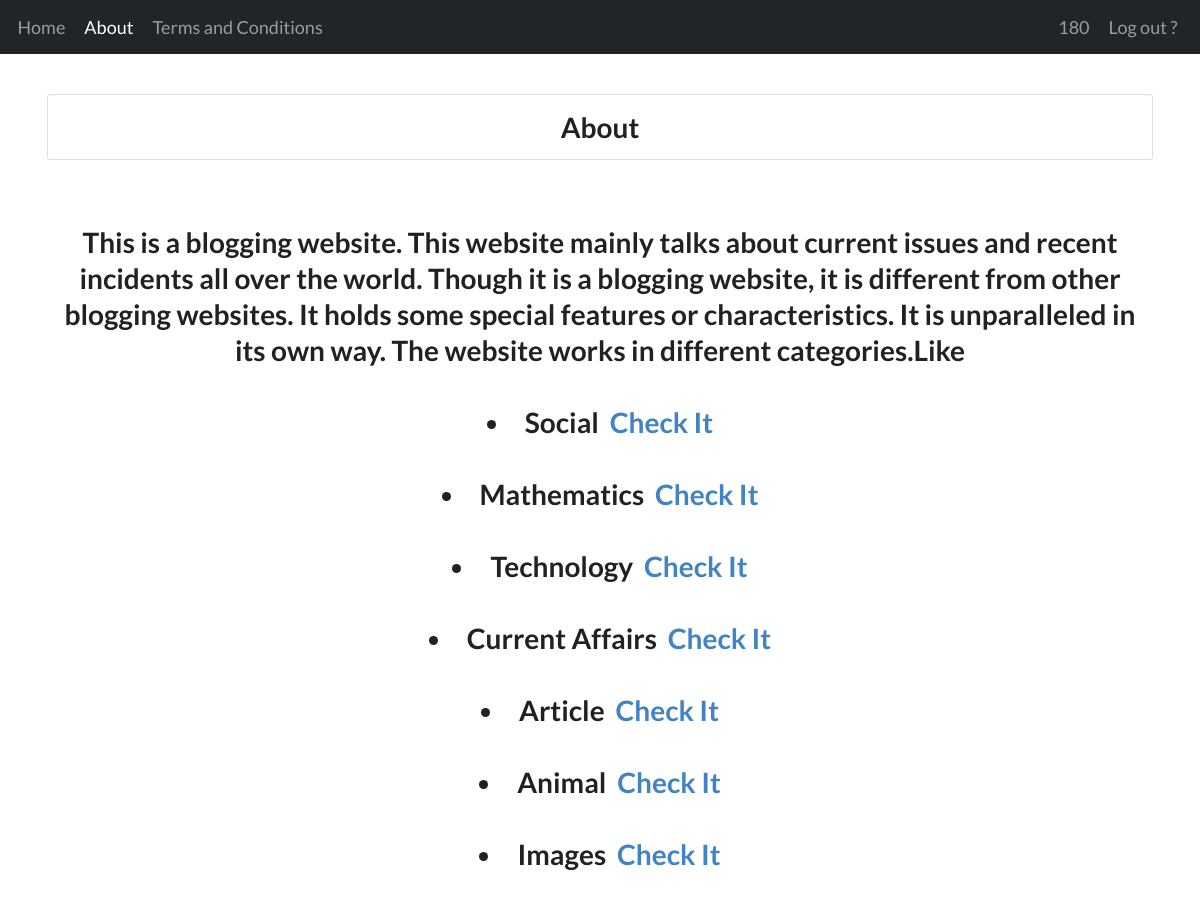
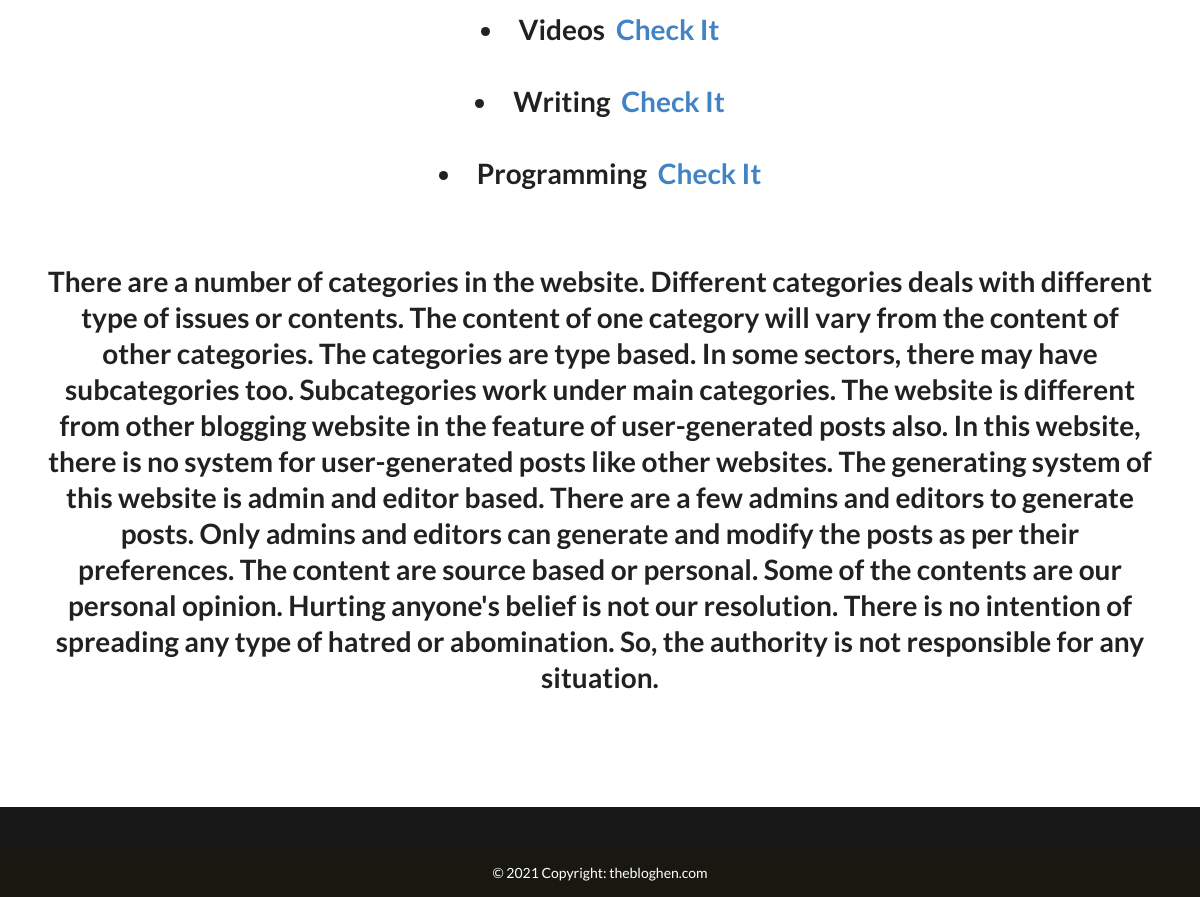
The app's page /about-page/ (signed in) with its own data (2 pictures, top to bottom).
### gallary/models.py (models this page shows)
class Catagory(models.Model):
    name = models.CharField(max_length=40)
    image = models.ImageField(upload_to = 'Category', validators=[FileExtensionValidator(['png','jpg','jpeg'])],blank = False)
    def __str__(self):
        return self.name[0:20]

### gallary/views.py (the view)
# urls.py: path('about-page/',views.about,name='about'),
def about(request):
    catagorys = Catagory.objects.all()
    context = {
        'catagorys':catagorys
    }
    return render(request,'about.html',context)

### gallary/templates/about.html (shortened to what this page needs)
{% extends 'base.html' %}
{% load static %}
 {% block content %}
 <div class="card">
     <div class="card-body">
         <h1 class="text-center">About</h1>
     </div>
 </div>
<br>
<br>
<h1 style="text-align: center;">This is a blogging website. This website mainly talks about current issues and recent incidents all over the world. Though it is a blogging website, it is different from other blogging websites. It holds some special features or characteristics. It is  unparalleled in its own way.  The website works in different categories.Like
    <br>
    <br>
    {% for category in catagorys %}
    <li><span>{{category}} &nbsp;</span><a href="{% url 'catagory-post' category.id category.name %}">Check It</a></li>
    <br>
    {% endfor %}
    <br>
    There are a number of categories in the website. Different categories deals  with different type of issues or contents. The content of one category will vary from the content of other categories. The categories are type based. In some sectors, there may have subcategories too. Subcategories work under main categories. The website is different from other blogging website in the feature of user-generated posts also. In this website, there is no system for user-generated posts like other websites. The generating system of this website is admin and editor based. There are a few admins and editors to generate posts. Only admins and editors can generate and modify the posts as per their preferences. The content are source based or personal. Some of the contents are our personal opinion. Hurting anyone's belief is not our resolution. There is no intention of spreading any type of hatred or abomination. So, the authority is not responsible for any situation.
<br>
<br>
<br>
</h1>
 {% endblock content %}

### templates/main/newnavbar.html (shortened to what this page needs)
{% url 'newsfeed' as path_to_newsfeed %}
{% url 'terms-and-condition' as path_to_terms %}
{% url 'about' as path_to_about %}
{% url 'account_login' as path_to_login %}
{% url 'account_logout' as path_to_logout %}
<nav class="navbar navbar-expand-lg nnavbar navbar navbar-dark bg-dark" >
  <div class="container-fluid">
    <div class="collapse navbar-collapse" id="navbarSupportedContent">
      <ul class="navbar-nav me-auto mb-2 mb-lg-0">
        <li class="nav-item">
          <a class="nav-link {% if request.path == path_to_newsfeed %}active{%endif%}" aria-current="page" href="{% url 'newsfeed' %}">Home</a>
        </li>
        <li class="nav-item">
          <a     class="nav-link {% if request.path == path_to_about %}active{%endif%}"  href="{% url 'about' %}">About</a>
        </li>
        <li class="nav-item">
          <a class="nav-link {% if request.path == path_to_terms %}active{%endif%}" href="{% url 'terms-and-condition' %}">Terms and Conditions</a>
        </li>
        </ul>
      <ul class="nav navbar-nav navbar-right ">
        {% if request.user.is_authenticated %}
          <li class="nav-link">{{request.user}} </li>
        <a href="{% url 'account_logout' %}"  class="nav-link {% if request.path == path_to_logout %}active{%endif%}">
         Log out ?
         </a>
         {% else %}
         <a href="{% url 'account_login' %}?next={{request.path}}" class="nav-link {% if request.path == path_to_login %}active{%endif%}">
         Login
         {% endif %}
        </ul>
    </div>
  </div>
</nav>
<br>
<br>

### templates/main/newnavbar.html (style rules this page uses)
.navbar { padding: 10px 0px 10px 0px; }
.nav-link { font-size: large; margin-right: 5px; }

### records on screen
Catagory: name "Social"
Catagory: name "Mathematics"
Catagory: name "Technology"
Catagory: name "Current Affairs"
Catagory: name "Article"
Catagory: name "Animal"
Catagory: name "Images"
Catagory: name "Videos"
Catagory: name "Writing"
Catagory: name "Programming"

### other values on screen
{{ request.user }} "180"
